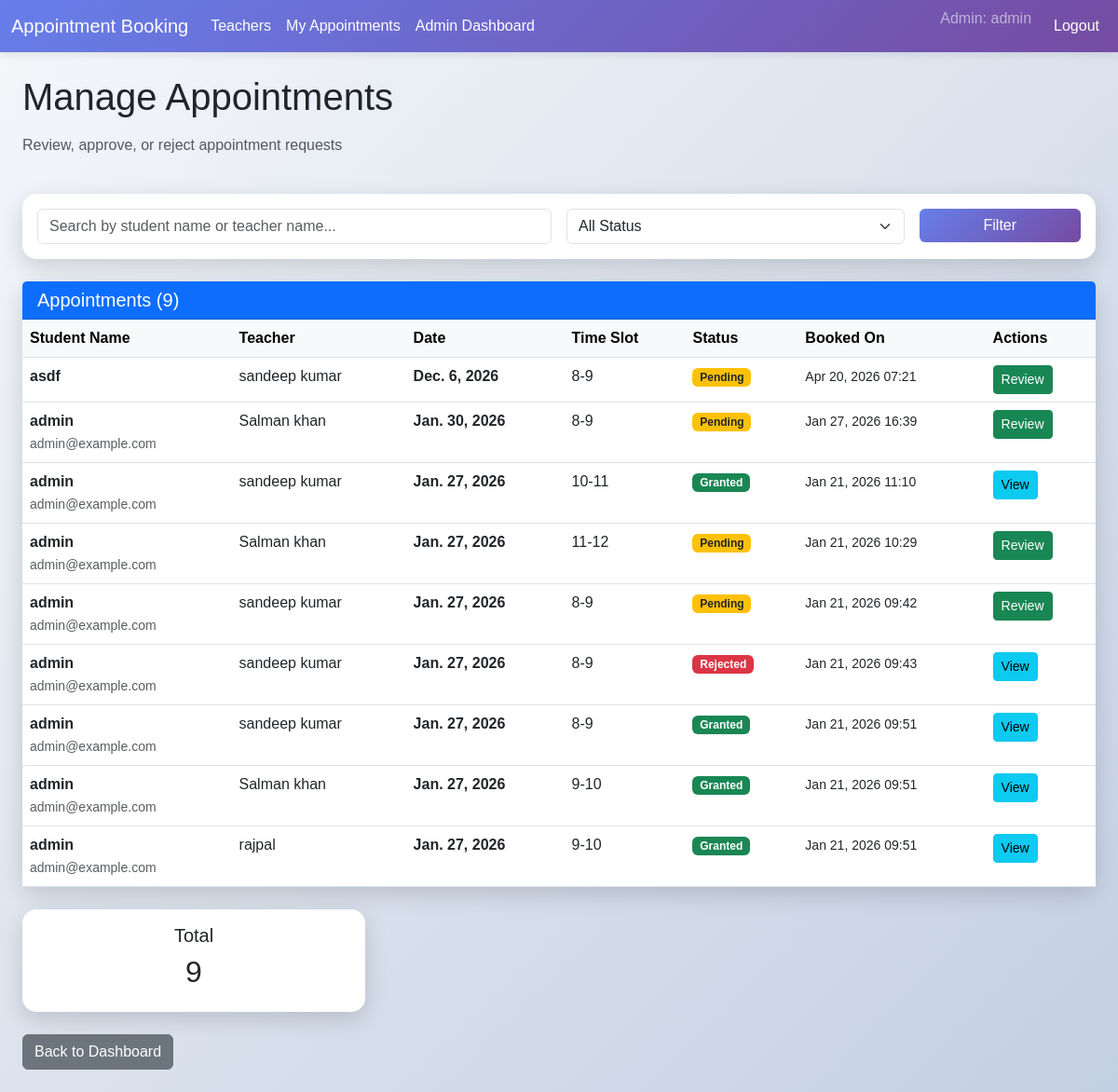
Page /manage-appointments/ (signed in) on the committed database.
### appointments/models.py (models this page shows, shortened)
class Appointment(models.Model):
    TIME_SLOTS = [
        ('8-9', '8-9'),
        ('9-10', '9-10'),
        ('10-11', '10-11'),
        ('11-12', '11-12'),
    ]
    STATUS_CHOICES = [
        ('pending', 'Pending'),
        ('granted', 'Granted'),
        ('rejected', 'Rejected'),
    ]
    user = models.ForeignKey(User, on_delete=models.CASCADE)
    teacher = models.ForeignKey(Teacher, on_delete=models.CASCADE)
    date = models.DateField(default=timezone.now)
    time_slot = models.CharField(max_length=10, choices=TIME_SLOTS)
    status = models.CharField(max_length=10, choices=STATUS_CHOICES, default='pending')
    message = models.TextField(blank=True, null=True)
    created_at = models.DateTimeField(auto_now_add=True)

class Teacher(models.Model):
    name = models.CharField(max_length=100)
    subject = models.CharField(max_length=100)
    avatar_url = models.URLField()

### appointments/views.py (the view)
# urls.py: path('manage-appointments/', views.manage_appointments, name='manage_appointments'),
@staff_member_required
def manage_appointments(request):
    filter_status = request.GET.get('status', 'all')
    search_query = request.GET.get('search', '')
    appointments = Appointment.objects.all().order_by('-date', 'time_slot')
    if filter_status != 'all':
        appointments = appointments.filter(status=filter_status)
    if search_query:
        appointments = appointments.filter(
            Q(user__username__icontains=search_query) |
            Q(teacher__name__icontains=search_query)
        )
    context = {
        'appointments': appointments,
        'filter_status': filter_status,
        'search_query': search_query,
    }
    return render(request, 'appointments/manage_appointments.html', context)

### appointments/templates/appointments/manage_appointments.html (shortened to what this page needs)
{% extends 'base.html' %}
{% block content %}
<div class="container-fluid py-4">
    <div class="row mb-4">
        <div class="col-12">
            <h1 class="mb-3">Manage Appointments</h1>
            <p class="text-muted">Review, approve, or reject appointment requests</p>
        </div>
    </div>
    <div class="row mb-4">
        <div class="col-12">
            <div class="card">
                <div class="card-body">
                    <form method="get" class="row g-3">
                        <div class="col-md-6">
                            <input type="text" name="search" class="form-control" placeholder="Search by student name or teacher name..." value="{{ search_query }}">
                        </div>
                        <div class="col-md-4">
                            <select name="status" class="form-select">
                                <option value="all" {% if filter_status == 'all' %}selected{% endif %}>All Status</option>
                            </select>
                        </div>
                        <div class="col-md-2">
                            <button type="submit" class="btn btn-primary w-100">Filter</button>
                        </div>
                    </form>
                </div>
            </div>
        </div>
    </div>
    <div class="row">
        <div class="col-12">
            <div class="card">
                <div class="card-header bg-primary text-white">
                    <h5 class="mb-0">Appointments ({{ appointments.count }})</h5>
                </div>
                <div class="table-responsive">
                    <table class="table table-hover mb-0">
                        <thead class="table-light">
                            <tr>
                                <th>Student Name</th>
                                <th>Teacher</th>
                                <th>Date</th>
                                <th>Time Slot</th>
                                <th>Status</th>
                                <th>Booked On</th>
                                <th>Actions</th>
                            </tr>
                        </thead>
                        <tbody>
                            {% for appointment in appointments %}
                            <tr>
                                <td>
                                    <strong>{{ appointment.user.get_full_name|default:appointment.user.username }}</strong>
                                    <br>
                                    <small class="text-muted">{{ appointment.user.email }}</small>
                                </td>
                                <td>{{ appointment.teacher.name }}</td>
                                <td>
                                    <strong>{{ appointment.date }}</strong>
                                </td>
                                <td>{{ appointment.time_slot }}</td>
                                <td>
                                    {% if appointment.status == 'pending' %}
                                        <span class="badge bg-warning text-dark">Pending</span>
                                    {% elif appointment.status == 'granted' %}
                                        <span class="badge bg-success">Granted</span>
                                    {% else %}
                                        <span class="badge bg-danger">Rejected</span>
                                    {% endif %}
                                </td>
                                <td>
                                    <small>{{ appointment.created_at|date:"M d, Y H:i" }}</small>
                                </td>
                                <td>
                                    {% if appointment.status == 'pending' %}
                                        <a href="{% url 'approve_appointment' appointment.id %}" class="btn btn-sm btn-success">Review</a>
                                    {% else %}
                                        <a href="{% url 'approve_appointment' appointment.id %}" class="btn btn-sm btn-info">View</a>
                                    {% endif %}
                                </td>
                            </tr>
                            {% empty %}
                            <tr>
                                <td colspan="7" class="text-center py-4">
                                    <p class="text-muted mb-0">No appointments found</p>
                                </td>
                            </tr>
                            {% endfor %}
                        </tbody>
                    </table>
                </div>
            </div>
        </div>
    </div>
    <div class="row mt-4">
        <div class="col-md-4">
            <div class="card">
                <div class="card-body text-center">
                    <h5 class="card-title">Total</h5>
                    <h2>{{ appointments.count }}</h2>
                </div>
            </div>
        </div>
    </div>
    <div class="row mt-4">
        <div class="col-12">
            <a href="{% url 'admin_dashboard' %}" class="btn btn-secondary">
                 Back to Dashboard
            </a>
        </div>
    </div>
</div>
{% endblock %}

### appointments/templates/base.html (shortened to what this page needs)
<!DOCTYPE html>
<html lang="en">
<head>
    <link href="https://cdn.jsdelivr.net/npm/bootstrap@5.3.0/dist/css/bootstrap.min.css" rel="stylesheet">
</head>
<body>
    <nav class="navbar navbar-expand-lg navbar-dark">
        <div class="container-fluid">
            <a class="navbar-brand" href="{% url 'home' %}">Appointment Booking</a>
            <div class="collapse navbar-collapse" id="navbarNav">
                <ul class="navbar-nav me-auto">
                    {% if user.is_authenticated %}
                    <li class="nav-item">
                        <a class="nav-link" href="{% url 'teacher_list' %}">Teachers</a>
                    </li>
                    <li class="nav-item">
                        <a class="nav-link" href="{% url 'my_appointments' %}">My Appointments</a>
                    </li>
                    {% if user.is_staff %}
                    <li class="nav-item">
                        <a class="nav-link" href="{% url 'admin_dashboard' %}">Admin Dashboard</a>
                    </li>
                    {% endif %}
                    {% endif %}
                </ul>
                <ul class="navbar-nav">
                    {% if user.is_authenticated %}
                        <li class="nav-item">
                            <span class="navbar-text me-3">
                                {% if user.is_staff %}
                                     Admin: {{ user.username }}
                                {% else %}
                                    <i class="bi bi-person-circle"></i> {{ user.username }}
                                {% endif %}
                            </span>
                        </li>
                        <li class="nav-item">
                            <a class="nav-link" href="{% url 'logout' %}">Logout</a>
                        </li>
                    {% endif %}
                </ul>
            </div>
        </div>
    </nav>
    <div class="container-fluid">
        <div class="row">
            <div class="col-12">
                {% block content %}{% endblock %}
            </div>
        </div>
    </div>
</body>
</html>

### appointments/templates/base.html (style rules this page uses)
body { background: linear-gradient(135deg, #f5f7fa 0%, #c3cfe2 100%); font-family: 'Arial', sans-serif; min-height: 100vh; }
.navbar { background: linear-gradient(135deg, #667eea 0%, #764ba2 100%); box-shadow: 0 2px 10px rgba(0,0,0,0.1); }
.navbar-brand, .navbar-nav .nav-link { color: white !important; }
.card { border: none; border-radius: 15px; box-shadow: 0 8px 25px rgba(0,0,0,0.15); transition: transform 0.3s, box-shadow 0.3s; }
.btn-primary { background: linear-gradient(135deg, #667eea 0%, #764ba2 100%); border: none; }

### rows in the picture
Appointment: user.get_full_name "asdf", teacher.name "sandeep kumar", date "Dec. 6, 2026", time_slot "8-9", status "Pending", created_at "Apr 20, 2026 07:21"
Appointment: user.get_full_name "admin", user.email "admin@example.com", teacher.name "Salman khan", date "Jan. 30, 2026", time_slot "8-9", status "Pending", created_at "Jan 27, 2026 16:39"
Appointment: user.get_full_name "admin", user.email "admin@example.com", teacher.name "sandeep kumar", date "Jan. 27, 2026", time_slot "10-11", status "Granted", created_at "Jan 21, 2026 11:10"
Appointment: user.get_full_name "admin", user.email "admin@example.com", teacher.name "Salman khan", date "Jan. 27, 2026", time_slot "11-12", status "Pending", created_at "Jan 21, 2026 10:29"
Appointment: user.get_full_name "admin", user.email "admin@example.com", teacher.name "sandeep kumar", date "Jan. 27, 2026", time_slot "8-9", status "Pending", created_at "Jan 21, 2026 09:42"
Appointment: user.get_full_name "admin", user.email "admin@example.com", teacher.name "sandeep kumar", date "Jan. 27, 2026", time_slot "8-9", status "Rejected", created_at "Jan 21, 2026 09:43"
Appointment: user.get_full_name "admin", user.email "admin@example.com", teacher.name "sandeep kumar", date "Jan. 27, 2026", time_slot "8-9", status "Granted", created_at "Jan 21, 2026 09:51"
Appointment: user.get_full_name "admin", user.email "admin@example.com", teacher.name "Salman khan", date "Jan. 27, 2026", time_slot "9-10", status "Granted", created_at "Jan 21, 2026 09:51"
Appointment: user.get_full_name "admin", user.email "admin@example.com", teacher.name "rajpal", date "Jan. 27, 2026", time_slot "9-10", status "Granted", created_at "Jan 21, 2026 09:51"

### other values in the picture
{{ user.username }} "admin"
{{ appointments.count }} "9"
